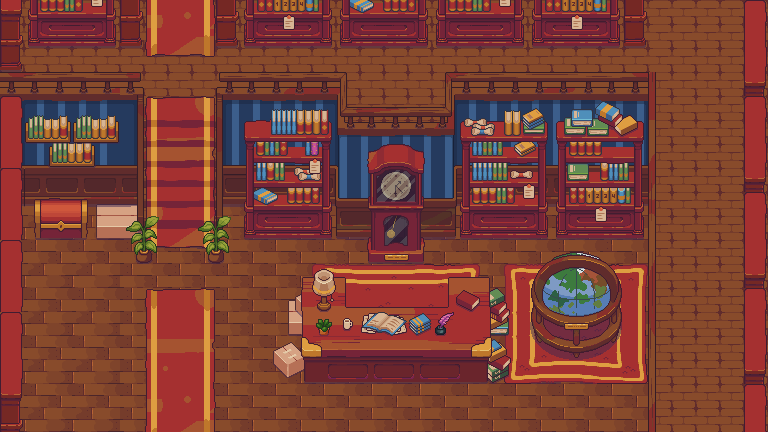

This game map was drawn from its Tiled (.tmx) file and the tilesets committed beside it. A one-line description and the trimmed map source follow:
An orthogonal 32x18 tile map with 24x24 px tiles, 30 tile layers (Background, Background, Background, Background, ...) and 44 objects.

<map version="1.10" tiledversion="1.11.2" orientation="orthogonal" renderorder="right-down" width="32" height="18" tilewidth="24" tileheight="24" infinite="0" nextlayerid="56" nextobjectid="109">
 <editorsettings>
  <export target="../library.json" format="json" />
 </editorsettings>
 <tileset firstgid="1" source="tileset.tsx" />
 <layer id="1" name="Background" width="32" height="18">
  <properties>
   <property name="Object Name" value="" />
  </properties>
  <data>[576 cells, 348 non-empty, 4 distinct tile ids]</data>
 </layer>
 <layer id="25" name="Background" width="32" height="18">
  <properties>
   <property name="Object Name" value="" />
  </properties>
  <data>[576 cells, 18 non-empty, 18 distinct tile ids]</data>
 </layer>
 <layer id="4" name="Background" width="32" height="18">
  <properties>
   <property name="Object Name" value="" />
  </properties>
  <data>[576 cells, 208 non-empty, 1 distinct tile ids]</data>
 </layer>
 <layer id="12" name="Background" width="32" height="18">
  <properties>
   <property name="Object Name" value="" />
  </properties>
  <data>[576 cells, 4 non-empty, 4 distinct tile ids]</data>
 </layer>
 <layer id="2" name="Background" width="32" height="18">
  <properties>
   <property name="Object Name" value="" />
  </properties>
  <data>[576 cells, 329 non-empty, 304 distinct tile ids]</data>
 </layer>
 <layer id="37" name="Foreground" width="32" height="18">
  <properties>
   <property name="Object Name" value="" />
  </properties>
  <data>[576 cells, 46 non-empty, 40 distinct tile ids]</data>
 </layer>
 <layer id="29" name="Background" width="32" height="18">
  <properties>
   <property name="Object Name" value="" />
  </properties>
  <data>[576 cells, 4 non-empty, 4 distinct tile ids]</data>
 </layer>
 <layer id="27" name="Background" width="32" height="18">
  <properties>
   <property name="Object Name" value="" />
  </properties>
  <data>[576 cells, 8 non-empty, 4 distinct tile ids]</data>
 </layer>
 <layer id="10" name="Background" width="32" height="18">
  <properties>
   <property name="Object Name" value="" />
  </properties>
  <data>[576 cells, 6 non-empty, 6 distinct tile ids]</data>
 </layer>
 <layer id="5" name="Background" width="32" height="18">
  <properties>
   <property name="Object Name" value="" />
  </properties>
  <data>[576 cells, 21 non-empty, 21 distinct tile ids]</data>
 </layer>
 <layer id="11" name="Dynamic" width="32" height="18">
  <properties>
   <property name="Object Name" value="Stair Plants" />
  </properties>
  <data>[576 cells, 8 non-empty, 4 distinct tile ids]</data>
 </layer>
 <objectgroup id="40" name="Sorting Box">
  <properties>
   <property name="Object Name" value="Stair Plants" />
  </properties>
  <object id="88" x="211" y="264">
   <polygon points="0,0 10,0 10,-1 0,-1" />
  </object>
 </objectgroup>
 <layer id="7" name="Background" width="32" height="18">
  <properties>
   <property name="Object Name" value="" />
  </properties>
  <data>[576 cells, 15 non-empty, 15 distinct tile ids]</data>
 </layer>
 <layer id="26" name="Background" width="32" height="18">
  <properties>
   <property name="Object Name" value="" />
  </properties>
  <data>[576 cells, 30 non-empty, 17 distinct tile ids]</data>
 </layer>
 <layer id="21" name="Dynamic" width="32" height="18">
  <properties>
   <property name="Object Name" value="Globe" />
  </properties>
  <data>[576 cells, 24 non-empty, 24 distinct tile ids]</data>
 </layer>
 <objectgroup id="42" name="Sorting Box">
  <properties>
   <property name="Object Name" value="Globe" />
  </properties>
  <object id="89" x="531" y="322">
   <polygon points="0,0 91,0 91,1 0,1" />
  </object>
 </objectgroup>
 <layer id="24" name="Background" width="32" height="18">
  <properties>
   <property name="Object Name" value="" />
  </properties>
  <data>[576 cells, 21 non-empty, 21 distinct tile ids]</data>
 </layer>
 <layer id="52" name="Dynamic" width="32" height="18">
  <properties>
   <property name="Object Name" value="Front Book Stack" />
  </properties>
  <data>[576 cells, 8 non-empty, 6 distinct tile ids]</data>
 </layer>
 <objectgroup id="43" name="Sorting Box">
  <properties>
   <property name="Object Name" value="Front Book Stack" />
  </properties>
  <object id="90" x="488" y="368">
   <polygon points="0,0 21,0 21,1 0,1" />
  </object>
 </objectgroup>
 <layer id="30" name="Dynamic" width="32" height="18">
  <properties>
   <property name="Object Name" value="Back Book Stack" />
  </properties>
  <data>[576 cells, 8 non-empty, 6 distinct tile ids]</data>
 </layer>
 <objectgroup id="53" name="Sorting Box">
  <properties>
   <property name="Object Name" value="Back Book Stack" />
  </properties>
  <object id="92" x="490" y="319">
   <polygon points="0,0 17,0 17,1 0,1" />
  </object>
 </objectgroup>
 <layer id="33" name="Dynamic" width="32" height="18">
  <properties>
   <property name="Object Name" value="Front Box Stack" />
  </properties>
  <data>[576 cells, 4 non-empty, 4 distinct tile ids]</data>
 </layer>
 <objectgroup id="44" name="Sorting Box">
  <properties>
   <property name="Object Name" value="Front Box Stack" />
  </properties>
  <object id="93" x="273" y="364">
   <polygon points="0,0 31,0 31,1 0,1" />
  </object>
 </objectgroup>
 <layer id="54" name="Dynamic" width="32" height="18">
  <properties>
   <property name="Object Name" value="Back Box Stack" />
  </properties>
  <data>[576 cells, 2 non-empty, 2 distinct tile ids]</data>
 </layer>
 <objectgroup id="55" name="Sorting Box">
  <properties>
   <property name="Object Name" value="Back Box Stack" />
  </properties>
  <object id="94" x="288" y="334">
   <polygon points="0,0 14,0 14,1 0,1" />
  </object>
 </objectgroup>
 <layer id="8" name="Dynamic" width="32" height="18">
  <properties>
   <property name="Object Name" value="Desk" />
  </properties>
  <data>[576 cells, 54 non-empty, 54 distinct tile ids]</data>
 </layer>
 <objectgroup id="38" name="Sorting Box">
  <properties>
   <property name="Object Name" value="Desk" />
  </properties>
  <object id="87" x="304" y="383">
   <polygon points="0,0 184,0 184,-2 0,-1" />
  </object>
 </objectgroup>
 <layer id="14" name="Dynamic" width="32" height="18">
  <properties>
   <property name="Object Name" value="Loose Paper" />
  </properties>
  <data>[576 cells, 2 non-empty, 2 distinct tile ids]</data>
 </layer>
 <objectgroup id="46" name="Sorting Box">
  <properties>
   <property name="Object Name" value="Loose Paper" />
  </properties>
  <object id="95" x="363" y="383">
   <polygon points="0,0 45,0 45,1 0,1" />
  </object>
 </objectgroup>
 <layer id="13" name="Dynamic" width="32" height="18">
  <properties>
   <property name="Object Name" value="Open Book" />
  </properties>
  <data>[576 cells, 2 non-empty, 2 distinct tile ids]</data>
 </layer>
 <objectgroup id="47" name="Sorting Box">
  <properties>
   <property name="Object Name" value="Open Book" />
  </properties>
  <object id="96" x="363" y="383">
   <polygon points="0,0 45,0 45,1 0,1" />
  </object>
 </objectgroup>
 <layer id="17" name="Dynamic" width="32" height="18">
  <properties>
   <property name="Object Name" value="Desk Book Stack" />
  </properties>
  <data>[576 cells, 1 non-empty, 1 distinct tile ids]</data>
 </layer>
 <objectgroup id="48" name="Sorting Box">
  <properties>
   <property name="Object Name" value="Desk Book Stack" />
  </properties>
  <object id="97" x="363" y="383">
   <polygon points="0,0 45,0 45,1 0,1" />
  </object>
 </objectgroup>
 <layer id="32" name="Dynamic" width="32" height="18">
  <properties>
   <property name="Object Name" value="Cup" />
  </properties>
  <data>[576 cells, 1 non-empty, 1 distinct tile ids]</data>
 </layer>
 <objectgroup id="49" name="Sorting Box">
  <properties>
   <property name="Object Name" value="Cup" />
  </properties>
  <object id="98" x="363" y="383">
   <polygon points="0,0 45,0 45,1 0,1" />
  </object>
 </objectgroup>
 <layer id="16" name="Dynamic" width="32" height="18">
  <properties>
   <property name="Object Name" value="Ink Pot" />
  </properties>
  <data>[576 cells, 1 non-empty, 1 distinct tile ids]</data>
 </layer>
 <objectgroup id="50" name="Sorting Box">
  <properties>
   <property name="Object Name" value="Ink Pot" />
  </properties>
  <object id="99" x="363" y="383">
   <polygon points="0,0 45,0 45,1 0,1" />
  </object>
 </objectgroup>
 <layer id="20" name="Dynamic" width="32" height="18">
  <properties>
   <property name="Object Name" value="Desk Plant" />
  </properties>
  <data>[576 cells, 1 non-empty, 1 distinct tile ids]</data>
 </layer>
 <objectgroup id="51" name="Sorting Box">
  <properties>
   <property name="Object Name" value="Desk Plant" />
  </properties>
  <object id="100" x="363" y="383">
   <polygon points="0,0 45,0 45,1 0,1" />
  </object>
 </objectgroup>
 <layer id="39" name="Foreground" width="32" height="18">
  <properties>
   <property name="Object Name" value="" />
  </properties>
  <data>[576 cells, 1 non-empty, 1 distinct tile ids]</data>
 </layer>
 <layer id="15" name="Foreground" width="32" height="18">
  <properties>
   <property name="Object Name" value="" />
  </properties>
  <data>[576 cells, 2 non-empty, 2 distinct tile ids]</data>
 </layer>
 <layer id="9" name="Background" width="32" height="18">
  <properties>
   <property name="Object Name" value="Bookshelf" />
  </properties>
  <data>[576 cells, 153 non-empty, 78 distinct tile ids]</data>
 </layer>
 <layer id="34" name="Background" width="32" height="18">
  <properties>
   <property name="Object Name" value="" />
  </properties>
  <data>[576 cells, 9 non-empty, 9 distinct tile ids]</data>
 </layer>
 <objectgroup id="36" name="Collisions">
  <object id="8" x="302.208" y="291" width="45.792" height="37" />
  <object id="10" x="302" y="328" width="188" height="49" />
  <object id="32" x="272.938" y="351">
   <polygon points="1.062,1 1.062,13 15.062,26 15.0625,12.75 7.76891,6.57617" />
  </object>
  <object id="33" x="272.913" y="350.957">
   <polygon points="1.087,1.043 15.087,13.043 29.087,4.043 29.087,1.043 17.087,1.043" />
  </object>
  <object id="34" x="288.016" y="363.789">
   <polygon points="-0.016,0 13.984,-8.789 13.984,4.211 -0.016,13.211" />
  </object>
  <object id="35" x="366.25" y="240" width="58.75" height="23.625" />
  <object id="39" x="0" y="87" width="151" height="152" />
  <object id="40" x="0" y="-0.125" width="23.375" height="63.125" />
  <object id="41" x="23.3636" y="0" width="130.636" height="47" />
  <object id="44" x="0" y="239" width="27" height="193" />
  <object id="45" x="210" y="87" width="126" height="153" />
  <object id="46" x="336" y="120" width="312" height="120" />
  <object id="51" x="144.043" y="238.913" width="13.0435" height="24.087" />
  <object id="52" x="130.75" y="239" width="13.3125" height="24" />
  <object id="55" x="206" y="240" width="10" height="22.938" />
  <object id="58" x="216" y="240" width="13.1255" height="23" />
  <object id="60" x="335.818" y="87" width="11.182" height="33" />
  <object id="62" x="443" y="87" width="217" height="33" />
  <object id="63" x="648" y="120" width="12" height="312.004" />
  <object id="65" x="204" y="0" width="443.25" height="47" />
  <object id="66" x="154" y="-0.03125" width="50" height="18.0313" />
  <object id="70" x="735" y="0" width="33" height="432" />
  <object id="75" x="569.647" y="251.813">
   <polygon points="-36.4771,49.187 -36.6466,82.187 -30.714,91.187 -5.99488,102.187 5.87029,102.187 23.668,102.187 30.5894,98.187 44.4321,90.187 47.3984,84.187 51.3534,77.187 51.3534,73.187 51.3534,49.187" />
  </object>
  <object id="79" x="490.058" y="289.49">
   <polygon points="18.9419,17.5103 18.9419,38.5103 -0.0580556,38.5103 -0.0580556,17.5103" />
  </object>
  <object id="80" x="489.94" y="379.904">
   <polygon points="19.0595,-3.90421 19.0595,-18.8328 19.0595,-21.1899 19.0595,-25.9042 17.7929,-25.9042 17.7929,-25.9042 0.0595333,-25.9042 0.0595333,-3.90421" />
  </object>
  <object id="84" x="24.0039" y="430.241" width="719.996" height="1.75462" />
  <object id="103" x="381" y="307" width="30" height="21" />
  <object id="105" x="288" y="306" width="14" height="28" />
  <object id="106" x="446" y="291" width="44" height="37" />
  <object id="107" x="647" y="0" width="88" height="13" />
  <object id="108" x="0" y="63" width="2" height="24" />
 </objectgroup>
</map>
